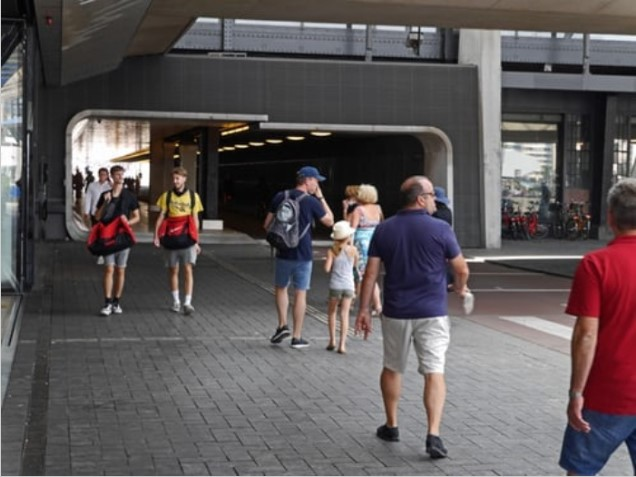
#> input picture people1.jpg, 636 x 477 px
$ python HumenDetection.py
#> lines starting #> are read from the running program, lines starting #| are printed output that depends on the picture; after the words box and inside, x2 and y2 are one past the last pixel; in counts of white or black regions, pixels touching at a corner belong together
# import required libraries
import cv2

# Reading the Image
image = cv2.imread('people1.jpg')
#> image is the input picture: shape (477, 636, 3); mean B, G, R 87.6, 86.6, 93.2

# initialize the HOG descriptor
hog = cv2.HOGDescriptor()
hog.setSVMDetector(cv2.HOGDescriptor_getDefaultPeopleDetector())

# detect humans in input image
(humans, _) = hog.detectMultiScale(image, winStride=(3, 3),
padding=(32, 32), scale=1.1)
#> humans = [[70, 163, 87, 175], [132, 152, 94, 187], [547, 238, 78, 156], [237, 155, 110, 219], [326, 137, 180, 340], [519, 135, 117, 342]]

# getting no. of human detected
print('Human Detected : ', len(humans))
#| Human Detected :  6

# loop over all detected humans
for (x, y, w, h) in humans:
   pad_w, pad_h = int(0.15 * w), int(0.01 * h)
   cv2.rectangle(image, (x + pad_w, y + pad_h), (x + w - pad_w, y + h - pad_h), (0, 255, 0), 2)
#> this loop made 6 passes
#> (x, y, w, h, pad_w, pad_h) on passes 1 to 6: (70, 163, 87, 175, 13, 1), (132, 152, 94, 187, 14, 1), (547, 238, 78, 156, 11, 1), (237, 155, 110, 219, 16, 2), (326, 137, 180, 340, 27, 3), (519, 135, 117, 342, 17, 3)
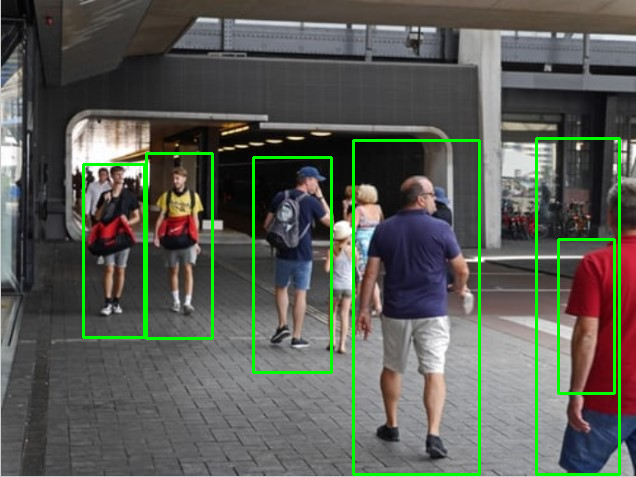
#> image: shape (477, 636, 3); 3.63% of pixels changed, all inside (x1, y1, x2, y2) = (82, 137, 621, 476)

# display the output image
cv2.imshow("Image", image)
cv2.waitKey(0)
cv2.destroyAllWindows()
